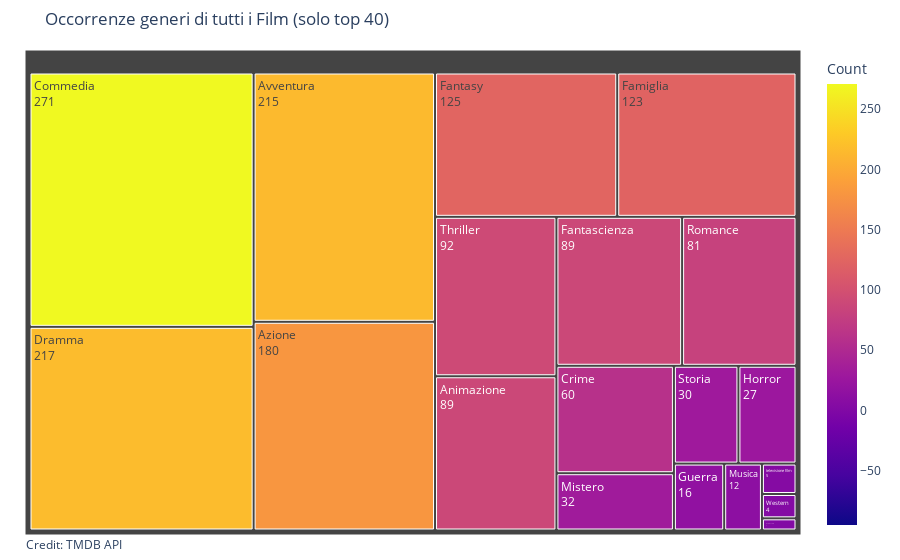

Notebook code cell kept with this figure:
### Code cell
occ_all = occ_genres(all=True)
df = pd.DataFrame(occ_all.items(), columns=['Genre', 'Count'])

fig = px.treemap(
    df,
    path=['Genre'],
    values='Count',
    color='Count',
    # color_continuous_scale=px.colors.sequential.Viridis,
    color_continuous_midpoint=np.average(df['Count']),
    title='Occorrenze generi di tutti i Film (solo top 40)'
)
fig.update_traces(root_color="white", hovertemplate='%{label}<br>%{value}', hoverinfo=None)
fig.update_layout(margin = dict(t=50, l=25, r=25, b=25))
fig.data[0].texttemplate = '%{label}<br>%{value}'

# credit source data
fig.add_annotation(
    text = ("Credit: TMDB API"),
    showarrow=False,
    x = 0,
    y = 0,
    xref='paper',
    yref='paper',
    xanchor='left',
    yanchor='bottom',
    xshift=-1,
    yshift=-20,
    align="left"
)

fig.write_image('Dati_Cinema_Italiani/plots/all_genre_treemap.png', width=1233, height=701)

fig.show()

### Figure 1 — Plotly figure (JSON) as saved in the notebook; plotly's stock layout.template omitted (floating-point values rounded to 4 significant figures)
{"data": [{"branchvalues": "total", "customdata": [[89], [215], [180], [271], [60], [2], [217], [123], [89], [125], [16], [27], [32], [12], [81], [30], [92], [4], [5]], "domain": {"x": [0, 1], "y": [0, 1]}, "hovertemplate": "%{label}<br>%{value}", "ids": ["Animazione", "Avventura", "Azione", "Commedia", "Crime", "Documentario", "Dramma", "Famiglia", "Fantascienza", "Fantasy", "Guerra", "Horror", "Mistero", "Musica", "Romance", "Storia", "Thriller", "Western", "televisione film"], "labels": ["Animazione", "Avventura", "Azione", "Commedia", "Crime", "Documentario", "Dramma", "Famiglia", "Fantascienza", "Fantasy", "Guerra", "Horror", "Mistero", "Musica", "Romance", "Storia", "Thriller", "Western", "televisione film"], "marker": {"coloraxis": "coloraxis", "colors": [89, 215, 180, 271, 60, 2, 217, 123, 89, 125, 16, 27, 32, 12, 81, 30, 92, 4, 5]}, "name": "", "parents": ["", "", "", "", "", "", "", "", "", "", "", "", "", "", "", "", "", "", ""], "root": {"color": "white"}, "texttemplate": "%{label}<br>%{value}", "type": "treemap", "values": [89, 215, 180, 271, 60, 2, 217, 123, 89, 125, 16, 27, 32, 12, 81, 30, 92, 4, 5]}], "layout": {"annotations": [{"align": "left", "showarrow": false, "text": "Credit: TMDB API", "x": 0, "xanchor": "left", "xref": "paper", "xshift": -1, "y": 0, "yanchor": "bottom", "yref": "paper", "yshift": -20}], "coloraxis": {"cmid": 87.89, "colorbar": {"title": {"text": "Count"}}, "colorscale": [[0, "#0d0887"], [0.1111, "#46039f"], [0.2222, "#7201a8"], [0.3333, "#9c179e"], [0.4444, "#bd3786"], [0.5556, "#d8576b"], [0.6667, "#ed7953"], [0.7778, "#fb9f3a"], [0.8889, "#fdca26"], [1, "#f0f921"]]}, "legend": {"tracegroupgap": 0}, "margin": {"b": 25, "l": 25, "r": 25, "t": 50}, "title": {"text": "Occorrenze generi di tutti i Film (solo top 40)"}}}
